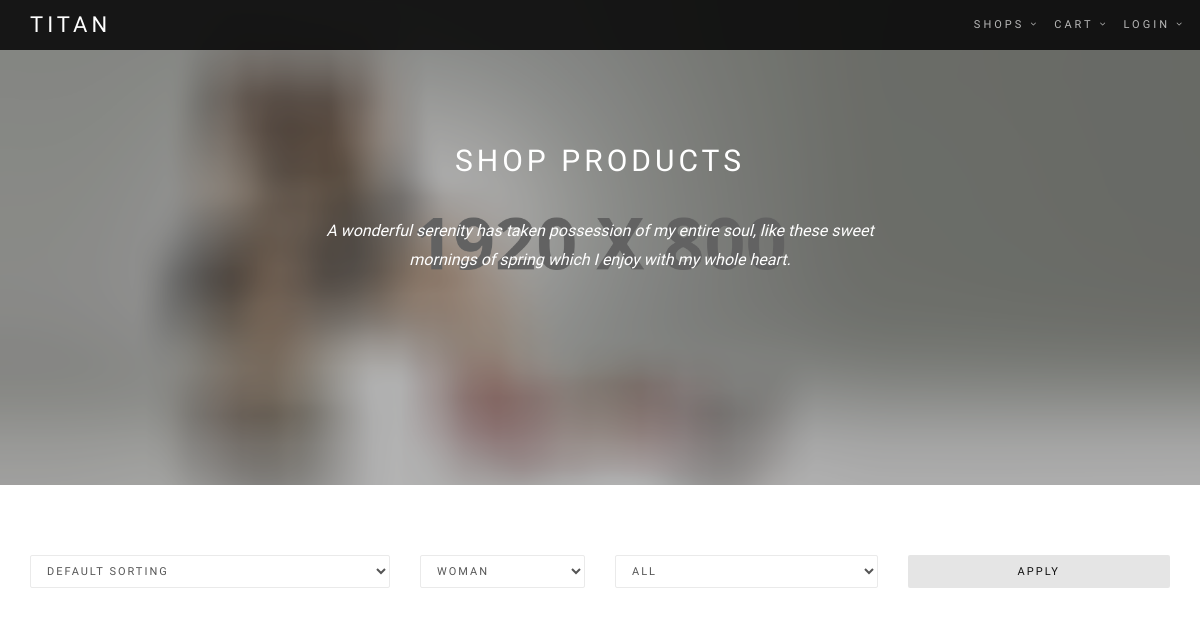
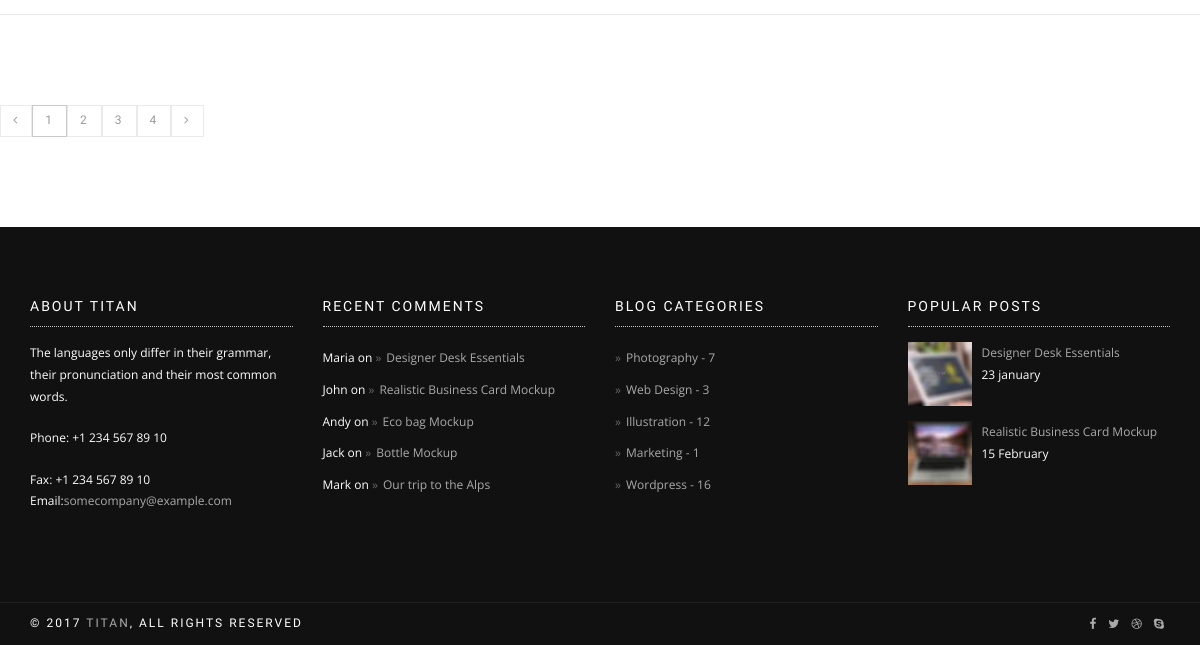
Before: /products/ with the older database file (2 pictures, top to bottom).
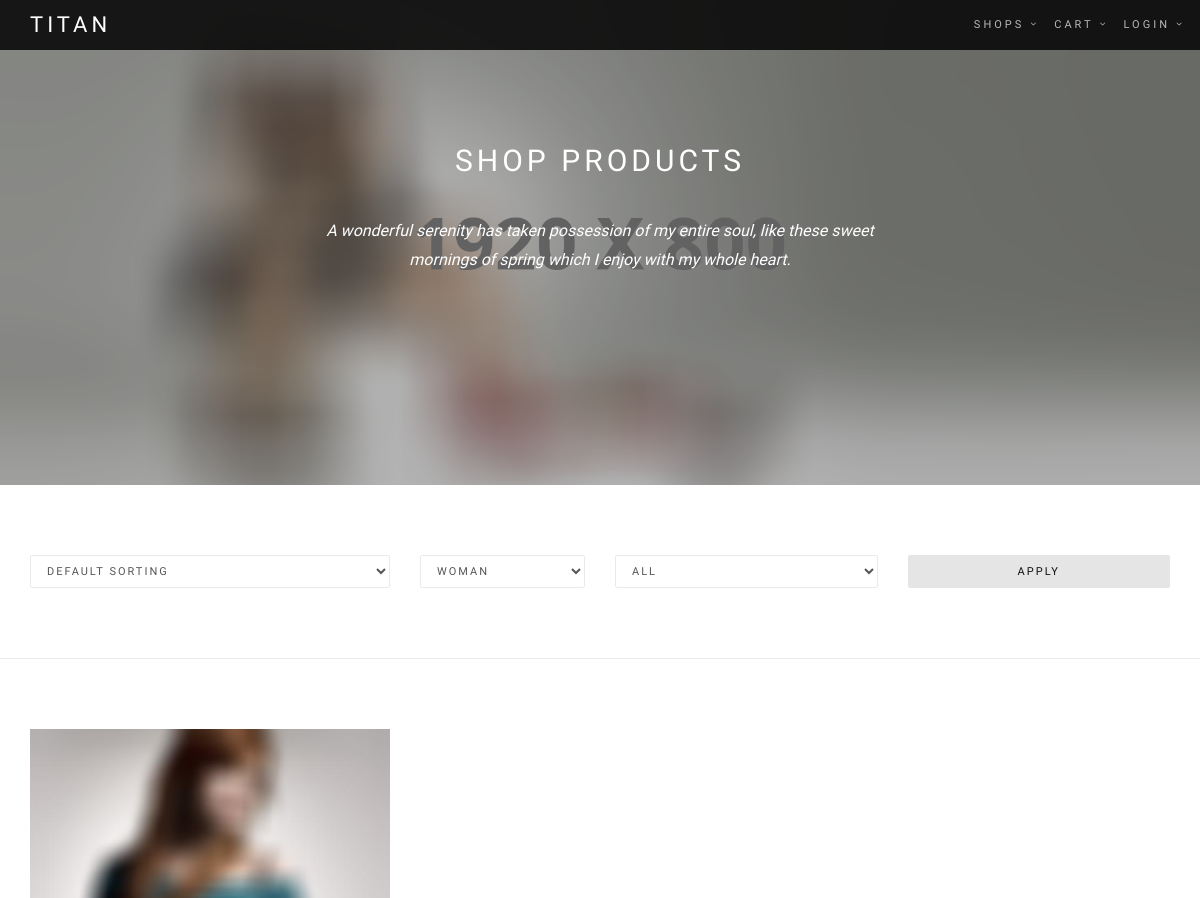
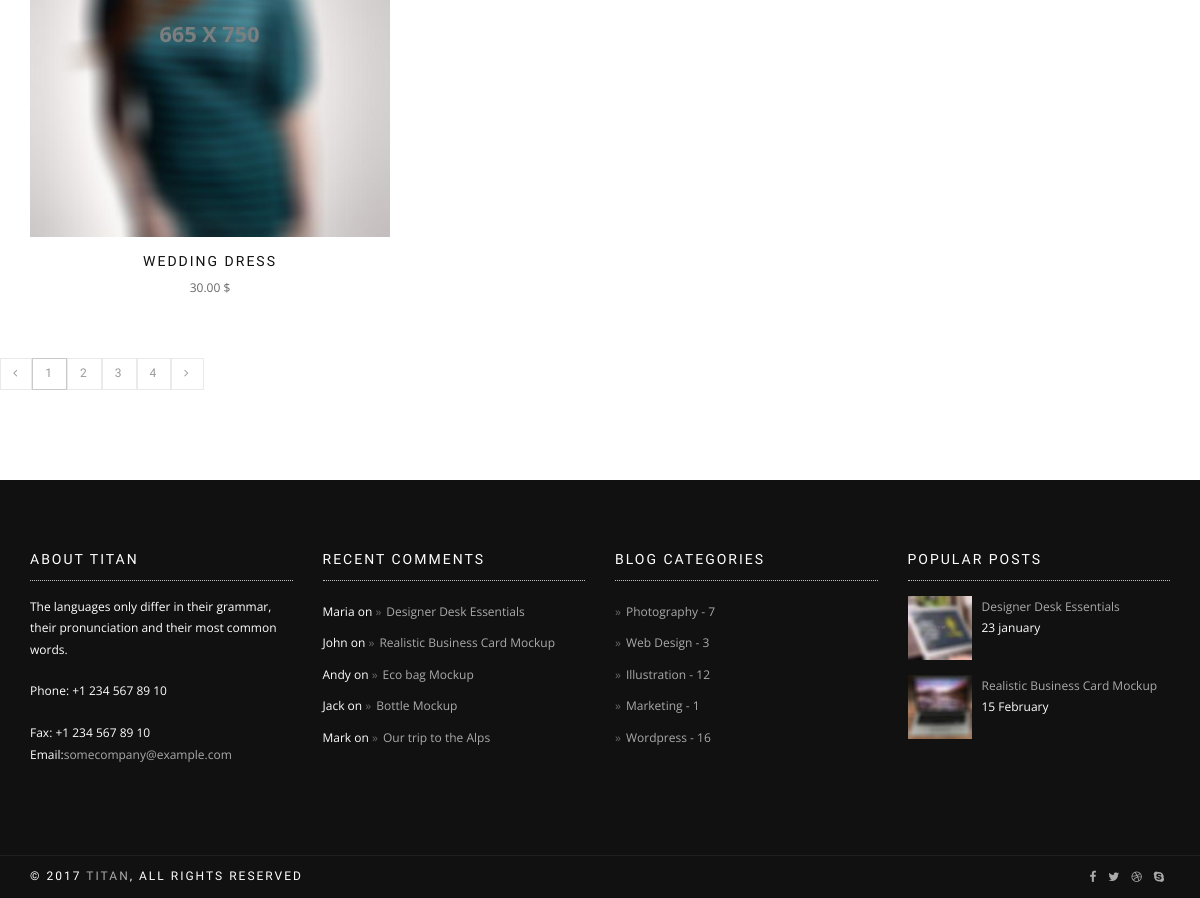
After: the same page with the newer database file (2 pictures, top to bottom).
### ecommerce/models.py (models this page shows)
class Product(models.Model):
    created_at = models.DateTimeField(auto_now_add=True)
    product_name = models.CharField(max_length=255)
    description = models.TextField(default='')
    quantity_per_unit = models.IntegerField()
    price = models.DecimalField(max_digits=8, decimal_places=2)
    composition_id = models.ForeignKey(Composition, on_delete=models.CASCADE)
    size_id = models.ForeignKey(Size, on_delete=models.CASCADE)
    color_id = models.ForeignKey(Color, on_delete=models.CASCADE)
    brand_id = models.ForeignKey(Brand, on_delete=models.CASCADE)

### ecommerce/views.py (the view)
# urls.py: path('products/', views.ProductListView.as_view(), name='product-list'),
class ProductListView(ListView):
    model = models.Product
    template_name = "ecommerce/shop_product_col_3.html"

### ecommerce/templates/ecommerce/shop_product_col_3.html (shortened to what the changed rows need)
{% extends "ecommerce/base.html" %}
{% load static %}
{% block content %}
      <div class="main">
        <section class="module bg-dark-60 shop-page-header" data-background="static/images/shop/product-page-bg.jpg">
          <div class="container">
            <div class="row">
              <div class="col-sm-6 col-sm-offset-3">
                <h2 class="module-title font-alt">Shop Products</h2>
              </div>
            </div>
          </div>
        </section>
        <section class="module-small">
          <div class="container">
            {% for product in product_list %}
            <div class="row multi-columns-row">
              <div class="col-sm-6 col-md-4 col-lg-4">
                <div class="shop-item">
                  <div class="shop-item-image"><img src="{% static 'images/shop/product-7.jpg' %}" alt="Accessories Pack"/>
                  </div>
                  <h4 class="shop-item-title font-alt"><a href="{% url 'product-detail' product.pk %}">{{ product.product_name }}</a></h4>{{ product.price }} $
                </div>
              </div>
              </div>
            {% endfor %}
            </div>
        </section>
      </div>
{% endblock %}

Changed rows visible on the page:
added Product: product_name "WEDDING DRESS", price "30.00"
